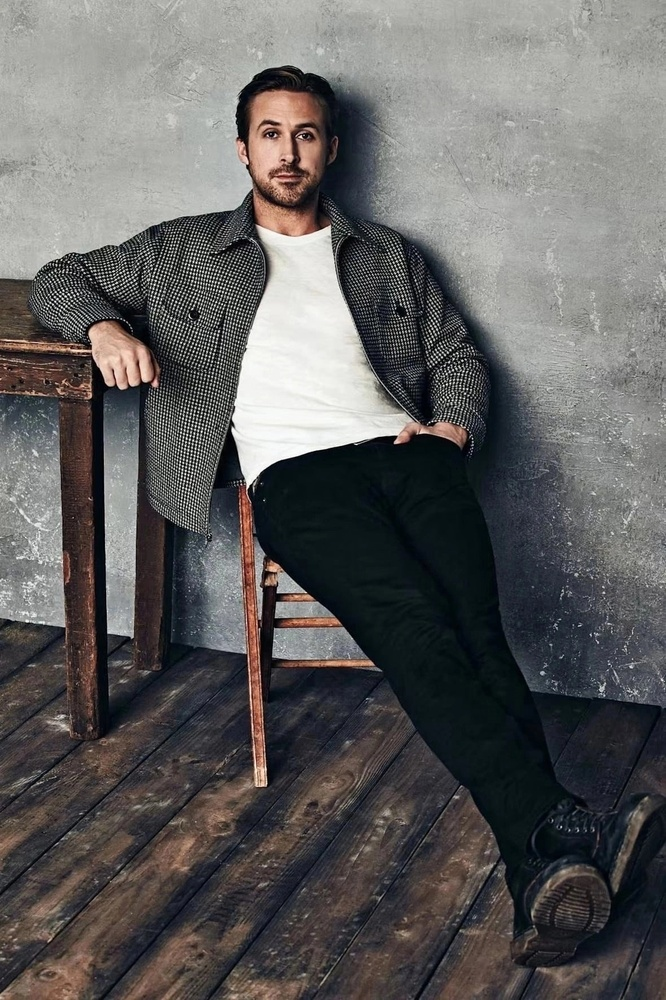
#> input picture rayan.jpg, 666 x 1000 px, shrunk from 1180 x 1771 before the run
$ jupyter execute face_processing.ipynb
#> lines starting #> are read from the running program, lines starting #| are printed output that depends on the picture; after the words box and inside, x2 and y2 are one past the last pixel; in counts of white or black regions, pixels touching at a corner belong together
[cell 1]
import matplotlib.pyplot as plt
import numpy as np
import cv2

# Обработка лица на изображении

Будем работать со следующим изображением

[cell 2]
path = 'rayan.jpg'
image = cv2.imread(path)
#> image is the input picture: shape (1000, 666, 3); mean B, G, R 94.6, 95.2, 96.6

plt.imshow(cv2.cvtColor(image, cv2.COLOR_BGR2RGB))
plt.axis('off')
plt.show()

## Обнаружение лица на фотографии

Загрузим каскад Хаара для распознования лиц

[cell 3]
face_cascade = cv2.CascadeClassifier(cv2.data.haarcascades + 'haarcascade_frontalface_default.xml')

Преобразуем в серый и выполним распознование

[cell 4]
gray_image = cv2.cvtColor(image, cv2.COLOR_BGR2GRAY)
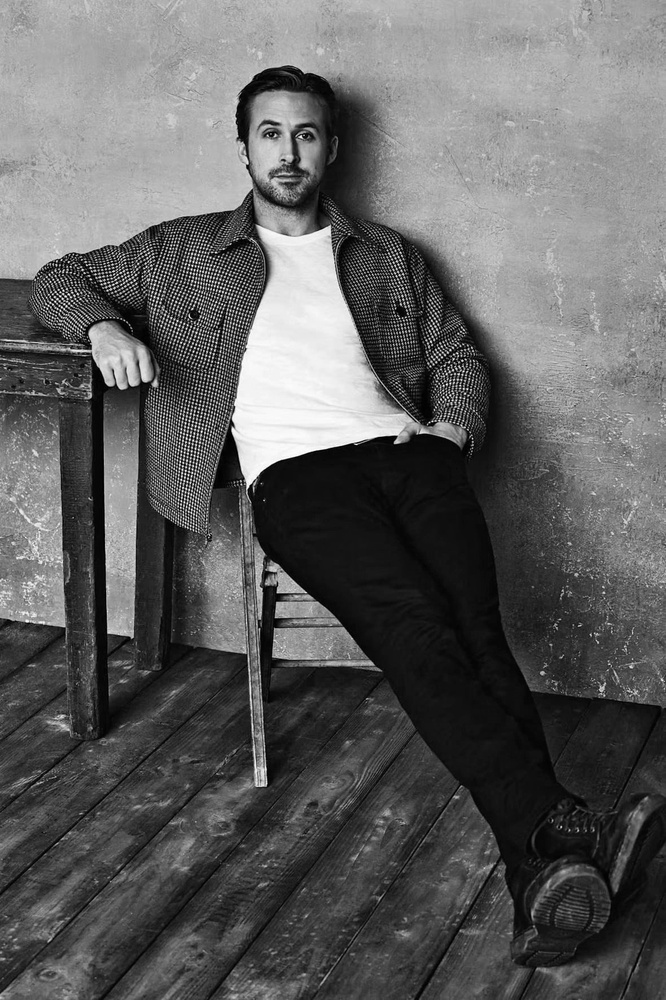
#> gray_image: shape (1000, 666); min 0, max 255, mean 95.5
face = face_cascade.detectMultiScale(gray_image, scaleFactor=1.3, minNeighbors=5, minSize=(10, 10))[0]
#> face = [234, 93, 108, 108]

Нарисуем область распознаного лица

[cell 5]
x, y, w, h = face
#> x = 234; y = 93; w = 108; h = 108
image_with_face_rectangle = image.copy()
cv2.rectangle(image_with_face_rectangle, (x, y), (x+w, y+h), (255, 255, 0), 2)
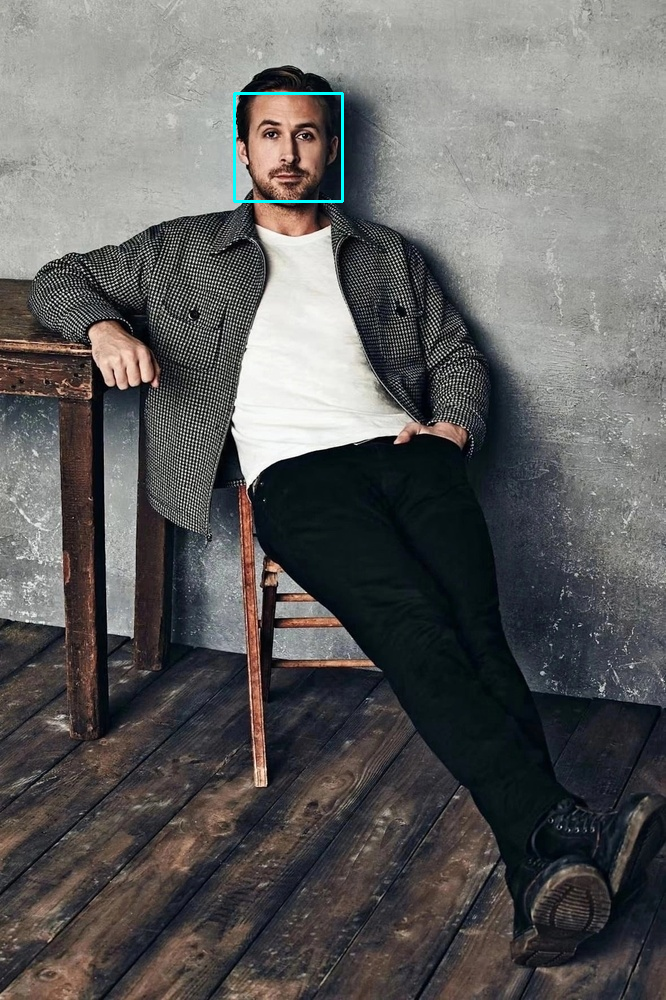
#> image_with_face_rectangle: shape (1000, 666, 3); 0.19% of pixels changed, all inside (x1, y1, x2, y2) = (233, 92, 344, 203)
pass

Отобразим результат

[cell 6]
plt.imshow(cv2.cvtColor(image_with_face_rectangle, cv2.COLOR_BGR2RGB))
plt.axis('off')
plt.show()

## Обрезка фрагмента лица

Вычислим границы с отступами по 10% от граница обнаруженного лица

[cell 7]
x_start = max(0, x - int(0.1 * w))
#> x_start = 224
y_start = max(0, y - int(0.1 * h))
#> y_start = 83
x_end = min(x + w + int(0.1 * w), image.shape[1])
#> x_end = 352
y_end = min(y + h + int(0.1 * h), image.shape[0])
#> y_end = 211

Обрежем изображение

[cell 8]
face_image = image.copy()
face_image = face_image[y_start:y_end, x_start:x_end]

Отобразим результат

[cell 9]
plt.imshow(cv2.cvtColor(face_image, cv2.COLOR_BGR2RGB))
plt.axis('off')
plt.show()

## Выделение границ объектов

Преобразуем в серый

[cell 10]
gray_face = cv2.cvtColor(face_image, cv2.COLOR_BGR2GRAY)
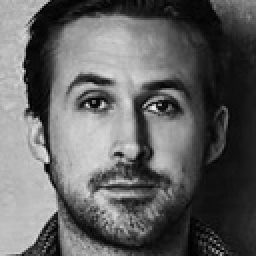
#> gray_face: shape (128, 128) (shown 2 times larger); min 0, max 240, mean 97.9

Найдём границы объектов методом Canny

[cell 11]
face_edges = cv2.Canny(gray_face, 100, 200)
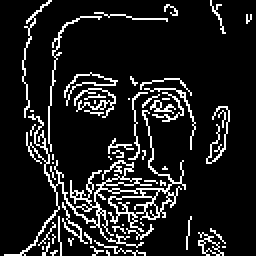
#> face_edges: shape (128, 128) (shown 2 times larger); 11.9% white in thin lines or dots

Изобразим результат

[cell 12]
plt.imshow(face_edges, cmap='gray')
plt.axis('off')
plt.show()

## Угловые точки изображения

Найдём угловые точки методом Харриса

[cell 13]
face_corners = cv2.cornerHarris(np.float32(gray_face), 2, 3, 0.04)
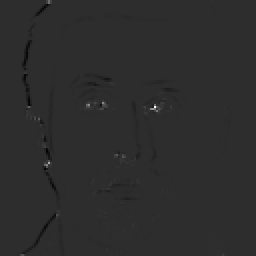
#> face_corners: shape (128, 128) float32 (shown 2 times larger); min -30353640, max 141153392, mean -117900; drawn with min black and max white

Соединим с границами

[cell 14]
face_corners_and_edges = face_edges.copy()
face_corners_and_edges[face_corners > 0.01 * face_corners.max()] = 255
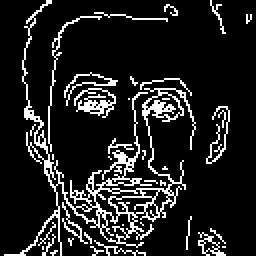
#> face_corners_and_edges: shape (128, 128) (shown 2 times larger); 12.8% white in thin lines or dots

Изобразим результат

[cell 15]
plt.imshow(face_corners_and_edges, cmap='gray')
plt.axis('off')
plt.show()

## Морфологическая операция наращивания

Создадим структурирующий элемент 5х5

[cell 16]
kernel = np.ones((5, 5), np.uint8)

Применим наращивание

[cell 17]
dilated_face = cv2.dilate(face_corners_and_edges, kernel)
#> dilated_face: shape (128, 128); 45.5% white; 5 white regions, box (x1, y1, x2, y2) and area: (0, 0, 100, 128) 6508, (101, 51, 117, 84) 373, (91, 106, 115, 128) 358, (103, 0, 115, 19) 148, (121, 5, 128, 14) 60

Отобразим результат

[cell 18]
plt.imshow(dilated_face, cmap='gray')
plt.axis('off')
plt.show()

## Сглаживание изображения

Применим гауссовский фильтр 5х5

[cell 19]
blurred_face = cv2.GaussianBlur(dilated_face, (5, 5), 0)
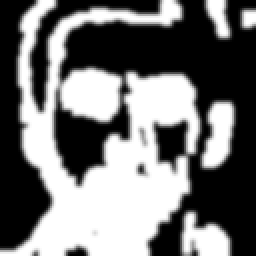
#> blurred_face: shape (128, 128) (shown 2 times larger); min 0, max 255, mean 116

Отобразим результат

[cell 20]
plt.imshow(blurred_face, cmap='gray')
plt.axis('off')
plt.show()

## Нормализация изображения

Нормализуем изображение

[cell 21]
norm_face = blurred_face.astype('float32') / 255.0

## Сглаживание изображения лица

Сгладим изображение лица гауссовским фильтром 7х7

[cell 22]
blur_face_image = cv2.GaussianBlur(face_image, (7, 7), 0)
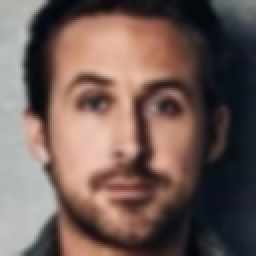
#> blur_face_image: shape (128, 128, 3) (shown 2 times larger); mean B, G, R 86.5, 92.6, 112.5

Отобразим результат

[cell 23]
plt.imshow(cv2.cvtColor(blur_face_image, cv2.COLOR_BGR2RGB))
plt.axis('off')
plt.show()

## Преобразование в HSV, увеличение насыщенности, повышение чёткости

Преобразуем в цветовое пространство HSV

[cell 24]
hsv_face_image = cv2.cvtColor(face_image, cv2.COLOR_BGR2HSV)
#> hsv_face_image: shape (128, 128, 3); mean H, S, V 51.5, 88.2, 116.2

Увеличим насыщенность на 50%

[cell 25]
hsv_face_image[:,:,1] = cv2.multiply(hsv_face_image[:,:,1], 1.5)
#> hsv_face_image: shape (128, 128, 3); mean H, S, V 51.5, 130.1, 116.2

Повысим чёткость

[cell 26]
sharp_filter = np.array([[-1, -1, -1], [-1, 9, -1], [-1, -1, -1]])
hsv_face_image = cv2.filter2D(hsv_face_image, ddepth=-1, kernel=sharp_filter)
#> hsv_face_image: shape (128, 128, 3); mean H, S, V 55, 117, 118.2

Изобразим результат

[cell 27]
plt.imshow(cv2.cvtColor(hsv_face_image, cv2.COLOR_HSV2RGB))
plt.axis('off')
plt.show()
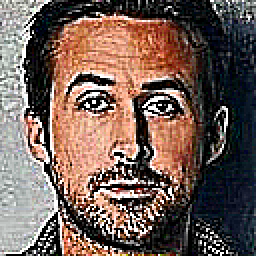
#> shown: shape (128, 128, 3) (shown 2 times larger); mean R, G, B 114, 93.7, 85.6

## Финальная фильтрация

Осуществим финальную фильтрацию по определённой формуле

[cell 28]
# M = norm_face.astype('uint8')
M = norm_face

[cell 29]
F1 = cv2.cvtColor(blur_face_image, cv2.COLOR_BGR2RGB)

[cell 30]
F2 = cv2.cvtColor(hsv_face_image, cv2.COLOR_HSV2RGB)

[cell 31]
result = np.empty(face_image.shape, dtype=np.uint8)
for y in range(result.shape[0]):
    for x in range(result.shape[1]):
        for c in range(result.shape[2]):
            result[y, x, c] = M[y, x] * F2[y, x, c] + (1 - M[y, x]) * F1[y, x, c]
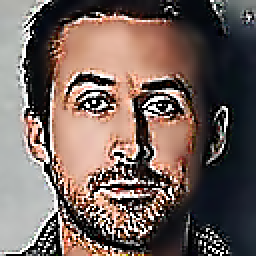
#> result: shape (128, 128, 3) (shown 2 times larger); mean R, G, B 114.3, 97.4, 91.2
